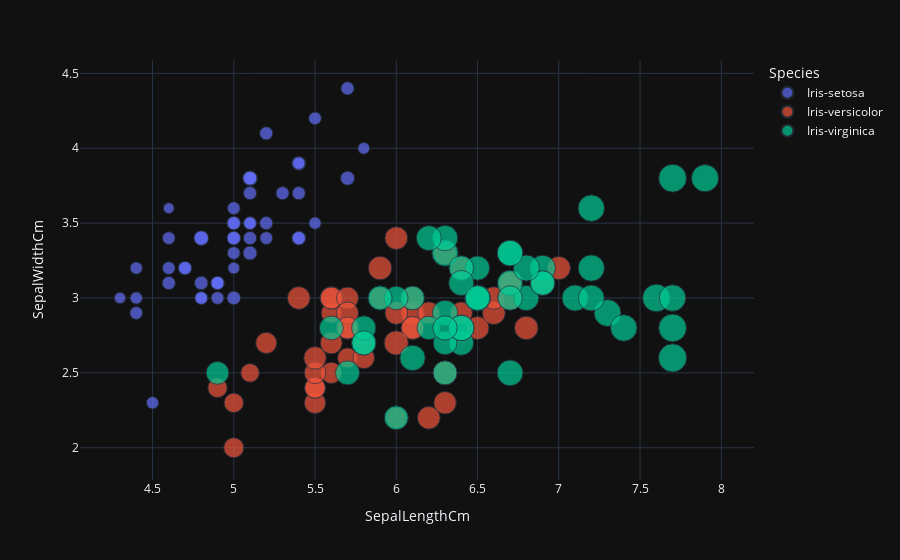

The cell this chart's notebook holds for it:
### Markdown cell above
# Scatter plot of "SepalLengthCm" & "SepalWidthCm"

### Code cell
px.scatter(data,x = "SepalLengthCm", y = "SepalWidthCm",color = "Species",size = "PetalLengthCm", hover_data=["PetalWidthCm"]
         ,template = "plotly_dark")

### Figure 1 — Plotly figure (JSON) as saved in the notebook; plotly's stock layout.template omitted (floating-point values rounded to 4 significant figures)
{"data": [{"customdata": [[0.2], [0.2], [0.2], [0.2], [0.2], [0.4], [0.3], [0.2], [0.2], [0.1], [0.2], [0.2], [0.1], [0.1], [0.2], [0.4], [0.4], [0.3], [0.3], [0.3], [0.2], [0.4], [0.2], [0.5], [0.2], [0.2], [0.4], [0.2], [0.2], [0.2], [0.2], [0.4], [0.1], [0.2], [0.1], [0.2], [0.2], [0.1], [0.2], [0.2], [0.3], [0.3], [0.2], [0.6], [0.4], [0.3], [0.2], [0.2], [0.2], [0.2]], "hovertemplate": "Species=Iris-setosa<br>SepalLengthCm=%{x}<br>SepalWidthCm=%{y}<br>PetalLengthCm=%{marker.size}<br>PetalWidthCm=%{customdata[0]}<extra></extra>", "legendgroup": "Iris-setosa", "marker": {"color": "#636efa", "size": [1.4, 1.4, 1.3, 1.5, 1.4, 1.7, 1.4, 1.5, 1.4, 1.5, 1.5, 1.6, 1.4, 1.1, 1.2, 1.5, 1.3, 1.4, 1.7, 1.5, 1.7, 1.5, 1, 1.7, 1.9, 1.6, 1.6, 1.5, 1.4, 1.6, 1.6, 1.5, 1.5, 1.4, 1.5, 1.2, 1.3, 1.5, 1.3, 1.5, 1.3, 1.3, 1.3, 1.6, 1.9, 1.4, 1.6, 1.4, 1.5, 1.4], "sizemode": "area", "sizeref": 0.01725, "symbol": "circle"}, "mode": "markers", "name": "Iris-setosa", "orientation": "v", "showlegend": true, "type": "scatter", "x": [5.1, 4.9, 4.7, 4.6, 5, 5.4, 4.6, 5, 4.4, 4.9, 5.4, 4.8, 4.8, 4.3, 5.8, 5.7, 5.4, 5.1, 5.7, 5.1, 5.4, 5.1, 4.6, 5.1, 4.8, 5, 5, 5.2, 5.2, 4.7, 4.8, 5.4, 5.2, 5.5, 4.9, 5, 5.5, 4.9, 4.4, 5.1, 5, 4.5, 4.4, 5, 5.1, 4.8, 5.1, 4.6, 5.3, 5], "xaxis": "x", "y": [3.5, 3, 3.2, 3.1, 3.6, 3.9, 3.4, 3.4, 2.9, 3.1, 3.7, 3.4, 3, 3, 4, 4.4, 3.9, 3.5, 3.8, 3.8, 3.4, 3.7, 3.6, 3.3, 3.4, 3, 3.4, 3.5, 3.4, 3.2, 3.1, 3.4, 4.1, 4.2, 3.1, 3.2, 3.5, 3.1, 3, 3.4, 3.5, 2.3, 3.2, 3.5, 3.8, 3, 3.8, 3.2, 3.7, 3.3], "yaxis": "y"}, {"customdata": [[1.4], [1.5], [1.5], [1.3], [1.5], [1.3], [1.6], [1], [1.3], [1.4], [1], [1.5], [1], [1.4], [1.3], [1.4], [1.5], [1], [1.5], [1.1], [1.8], [1.3], [1.5], [1.2], [1.3], [1.4], [1.4], [1.7], [1.5], [1], [1.1], [1], [1.2], [1.6], [1.5], [1.6], [1.5], [1.3], [1.3], [1.3], [1.2], [1.4], [1.2], [1], [1.3], [1.2], [1.3], [1.3], [1.1], [1.3]], "hovertemplate": "Species=Iris-versicolor<br>SepalLengthCm=%{x}<br>SepalWidthCm=%{y}<br>PetalLengthCm=%{marker.size}<br>PetalWidthCm=%{customdata[0]}<extra></extra>", "legendgroup": "Iris-versicolor", "marker": {"color": "#EF553B", "size": [4.7, 4.5, 4.9, 4, 4.6, 4.5, 4.7, 3.3, 4.6, 3.9, 3.5, 4.2, 4, 4.7, 3.6, 4.4, 4.5, 4.1, 4.5, 3.9, 4.8, 4, 4.9, 4.7, 4.3, 4.4, 4.8, 5, 4.5, 3.5, 3.8, 3.7, 3.9, 5.1, 4.5, 4.5, 4.7, 4.4, 4.1, 4, 4.4, 4.6, 4, 3.3, 4.2, 4.2, 4.2, 4.3, 3, 4.1], "sizemode": "area", "sizeref": 0.01725, "symbol": "circle"}, "mode": "markers", "name": "Iris-versicolor", "orientation": "v", "showlegend": true, "type": "scatter", "x": [7, 6.4, 6.9, 5.5, 6.5, 5.7, 6.3, 4.9, 6.6, 5.2, 5, 5.9, 6, 6.1, 5.6, 6.7, 5.6, 5.8, 6.2, 5.6, 5.9, 6.1, 6.3, 6.1, 6.4, 6.6, 6.8, 6.7, 6, 5.7, 5.5, 5.5, 5.8, 6, 5.4, 6, 6.7, 6.3, 5.6, 5.5, 5.5, 6.1, 5.8, 5, 5.6, 5.7, 5.7, 6.2, 5.1, 5.7], "xaxis": "x", "y": [3.2, 3.2, 3.1, 2.3, 2.8, 2.8, 3.3, 2.4, 2.9, 2.7, 2, 3, 2.2, 2.9, 2.9, 3.1, 3, 2.7, 2.2, 2.5, 3.2, 2.8, 2.5, 2.8, 2.9, 3, 2.8, 3, 2.9, 2.6, 2.4, 2.4, 2.7, 2.7, 3, 3.4, 3.1, 2.3, 3, 2.5, 2.6, 3, 2.6, 2.3, 2.7, 3, 2.9, 2.9, 2.5, 2.8], "yaxis": "y"}, {"customdata": [[2.5], [1.9], [2.1], [1.8], [2.2], [2.1], [1.7], [1.8], [1.8], [2.5], [2], [1.9], [2.1], [2], [2.4], [2.3], [1.8], [2.2], [2.3], [1.5], [2.3], [2], [2], [1.8], [2.1], [1.8], [1.8], [1.8], [2.1], [1.6], [1.9], [2], [2.2], [1.5], [1.4], [2.3], [2.4], [1.8], [1.8], [2.1], [2.4], [2.3], [1.9], [2.3], [2.5], [2.3], [1.9], [2], [2.3], [1.8]], "hovertemplate": "Species=Iris-virginica<br>SepalLengthCm=%{x}<br>SepalWidthCm=%{y}<br>PetalLengthCm=%{marker.size}<br>PetalWidthCm=%{customdata[0]}<extra></extra>", "legendgroup": "Iris-virginica", "marker": {"color": "#00cc96", "size": [6, 5.1, 5.9, 5.6, 5.8, 6.6, 4.5, 6.3, 5.8, 6.1, 5.1, 5.3, 5.5, 5, 5.1, 5.3, 5.5, 6.7, 6.9, 5, 5.7, 4.9, 6.7, 4.9, 5.7, 6, 4.8, 4.9, 5.6, 5.8, 6.1, 6.4, 5.6, 5.1, 5.6, 6.1, 5.6, 5.5, 4.8, 5.4, 5.6, 5.1, 5.1, 5.9, 5.7, 5.2, 5, 5.2, 5.4, 5.1], "sizemode": "area", "sizeref": 0.01725, "symbol": "circle"}, "mode": "markers", "name": "Iris-virginica", "orientation": "v", "showlegend": true, "type": "scatter", "x": [6.3, 5.8, 7.1, 6.3, 6.5, 7.6, 4.9, 7.3, 6.7, 7.2, 6.5, 6.4, 6.8, 5.7, 5.8, 6.4, 6.5, 7.7, 7.7, 6, 6.9, 5.6, 7.7, 6.3, 6.7, 7.2, 6.2, 6.1, 6.4, 7.2, 7.4, 7.9, 6.4, 6.3, 6.1, 7.7, 6.3, 6.4, 6, 6.9, 6.7, 6.9, 5.8, 6.8, 6.7, 6.7, 6.3, 6.5, 6.2, 5.9], "xaxis": "x", "y": [3.3, 2.7, 3, 2.9, 3, 3, 2.5, 2.9, 2.5, 3.6, 3.2, 2.7, 3, 2.5, 2.8, 3.2, 3, 3.8, 2.6, 2.2, 3.2, 2.8, 2.8, 2.7, 3.3, 3.2, 2.8, 3, 2.8, 3, 2.8, 3.8, 2.8, 2.8, 2.6, 3, 3.4, 3.1, 3, 3.1, 3.1, 3.1, 2.7, 3.2, 3.3, 3, 2.5, 3, 3.4, 3], "yaxis": "y"}], "layout": {"legend": {"itemsizing": "constant", "title": {"text": "Species"}, "tracegroupgap": 0}, "margin": {"t": 60}, "xaxis": {"anchor": "y", "domain": [0, 1], "title": {"text": "SepalLengthCm"}}, "yaxis": {"anchor": "x", "domain": [0, 1], "title": {"text": "SepalWidthCm"}}}}
